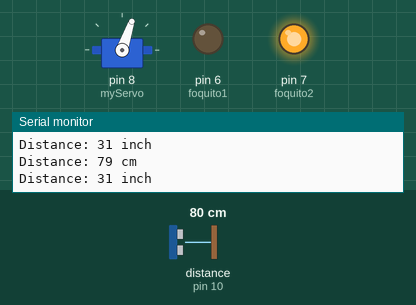
This sketch was run on a simulated Arduino Uno, built with avr-gcc and run on an emulated ATmega328P. Shown: servo, output pins drawn as LEDs (lit = HIGH), the last lines printed to the serial monitor. Wiring (inferred from the names in the program): ultrasonic range finder: trigger pin 9; echo pin 10. The inputs (shaded band) are chosen by the test bench; at power-on: distance to the obstacle (sensor on pin 10) 80 cm. The echo pulse lasts 58.3 µs per cm; pins used as bus, display or sensor lines are not drawn.

Above: at 1.3 s.
1.4 s: distance to the obstacle (sensor on pin 10) set to 2 cm
3.0 s: distance to the obstacle (sensor on pin 10) set to 120 cm
At 3.5 s:
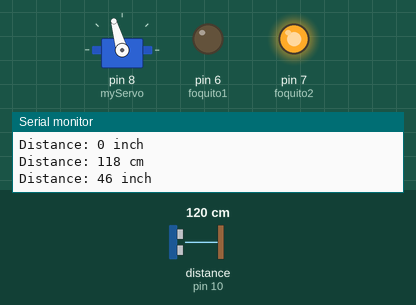
4.5 s: distance to the obstacle (sensor on pin 10) set to 35 cm
At 5.4 s:
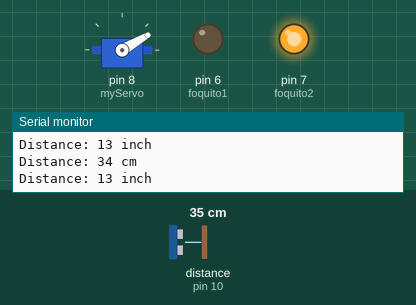
6.0 s: distance to the obstacle (sensor on pin 10) set to 60 cm
At 6.9 s:
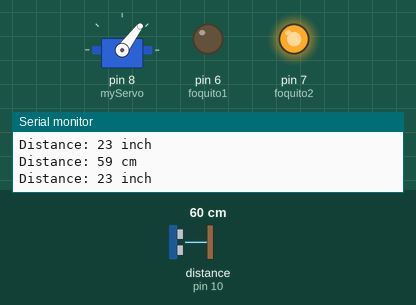
7.5 s: distance to the obstacle (sensor on pin 10) set to 250 cm
At 9.2 s:
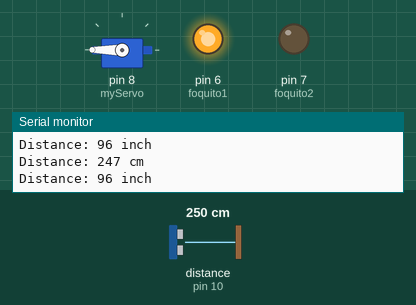
9.5 s: distance to the obstacle (sensor on pin 10) set to 4 cm
At 11.5 s:
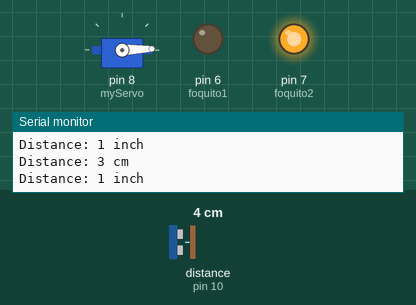
Timing chart, 0 to 12.6 s (numbered marks = the images above; inputs shaded):
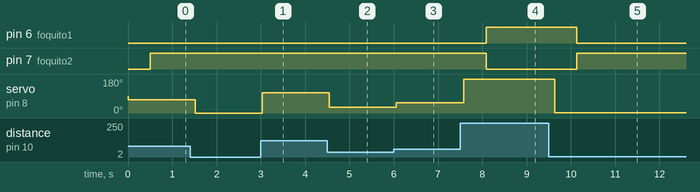

Measured:
- after the input at 3.0 s, servo on pin 8 (myServo): 0° → 106° at once
- after the input at 4.5 s, servo on pin 8 (myServo): 106° → 30° after 0.05 s
- after the input at 6.0 s, servo on pin 8 (myServo): 30° → 53° after 0.06 s
- after the input at 7.5 s, pin 6 (foquito1): LOW → HIGH after 0.59 s; pin 7 (foquito2): HIGH → LOW after 0.59 s; servo on pin 8 (myServo): 53° → 180° after 0.09 s
- after the input at 9.5 s, pin 6 (foquito1): HIGH → LOW after 0.63 s; pin 7 (foquito2): LOW → HIGH after 0.63 s; servo on pin 8 (myServo): 180° → 2° after 0.13 s

The sketch:

sensor_Infrarojo_y_Motor_y_Focos.ino
```cpp
#include <Servo.h>
const int foquito1 = 6;
const int foquito2 = 7;
const int trigPin = 9;
const int echoPin = 10;
long duration;
int distanceCm, distanceInch;

Servo myServo; // Crea un objeto de tipo Servo

void setup() {
  Serial.begin(9600); // Inicia la comunicación serie a 9600 baudios
  pinMode(trigPin, OUTPUT);
  pinMode(echoPin, INPUT);
  pinMode(foquito1, OUTPUT); // Establece foquito1 como salida
  pinMode(foquito2, OUTPUT);
  myServo.attach(8); // Asigna el pin del microservo SG90 (pin 8)
}

void loop() {
  digitalWrite(trigPin, LOW);
  delayMicroseconds(2);
  digitalWrite(trigPin, HIGH);
  delayMicroseconds(10);
  digitalWrite(trigPin, LOW);
  duration = pulseIn(echoPin, HIGH);
  distanceCm = duration * 0.034 / 2;
  distanceInch = duration * 0.0133 / 2;

  Serial.print("Distance: ");
  Serial.print(distanceCm);
  Serial.println(" cm");

  Serial.print("Distance: ");
  Serial.print(distanceInch);
  Serial.println(" inch");

  // Mapea la distancia medida al rango de grados del servo (0 a 180)
  int angle = map(distanceCm, 0, 200, 0, 180);
  myServo.write(angle); // Mueve el servo a la posición correspondiente
  delay(500); // Añade un pequeño retardo para evitar sobrecargar el monitor serie

  if(distanceCm > 200){
    digitalWrite(foquito1, HIGH);
    digitalWrite(foquito2, LOW);
  }else{
    digitalWrite(foquito1,LOW);
    digitalWrite(foquito2, HIGH);
  }
}
```
